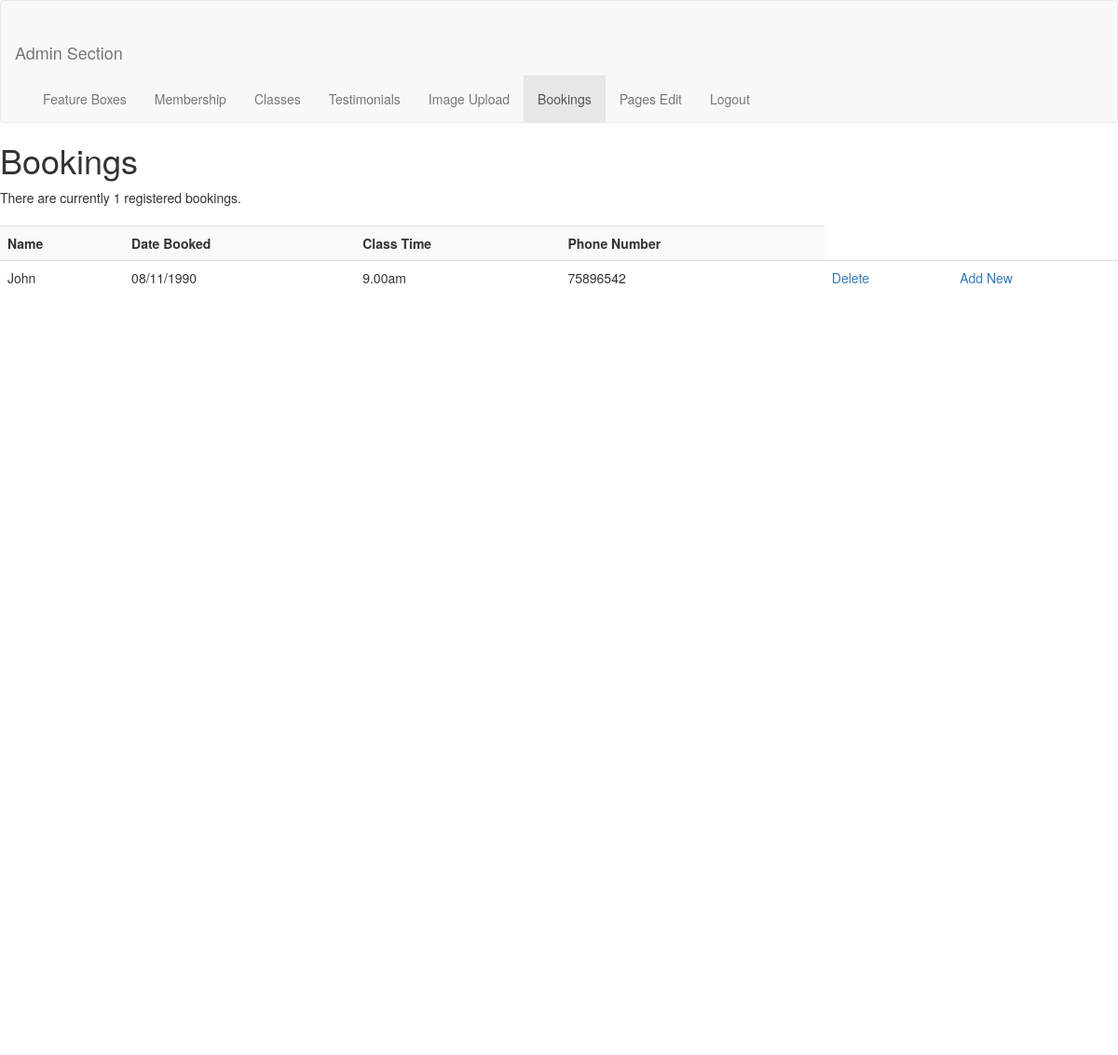
Screenshot of /admin/admin-bookings.php with the database file from the repository.
### tables this page shows
CREATE TABLE `bookings` (
  `booking_id` int(20) NOT NULL,
  `class_id` varchar(20) NOT NULL COMMENT 'FK',
  `name` varchar(30) NOT NULL,
  `telephone` int(20) NOT NULL,
  `date_booked` varchar(20) NOT NULL,
  `class_time` varchar(20) NOT NULL
);

### admin/admin-bookings.php (the view, shortened to what this page needs)
  <!DOCTYPE html>
<html>
  <head>
    <link rel="stylesheet" href="../public/css/bootstrap.css" media="screen"  charset="utf-8">
    <link rel="stylesheet" href="../public/css/style.css" media="screen"  charset="utf-8">
    <link rel="stylesheet" href="../public/css/admin-style.css" media="screen"  charset="utf-8">
  </head>
  <body>
    <nav class="navbar navbar-default">
<div class="container-fluid">
  <div class="navbar-header">
    <a class="navbar-brand" href="#">Admin Section</a>
  </div>
  <div class="collapse navbar-collapse" id="bs-example-navbar-collapse-1">
    <ul class="nav navbar-nav">
      <li><a href="admin-feature-box.php">Feature Boxes</a></li>
      <li><a href="admin-membership.php">Membership</a></li>
      <li><a href="admin-classes.php">Classes</a></li>
      <li><a href="admin-testimonials.php">Testimonials</a></li>
      <li><a href="admin-image-upload.php">Image Upload</a></li>
      <li class="active"><a href="#">Bookings</a></li>
      <li><a href="admin-pages-edit.php">Pages Edit</a></li>
      <li><a href="../public/index.php">Logout</a></li>
    </ul>
  </div>
</nav>
<div class="container page">
      <?php
          echo '<h1>Bookings</h1>';
          require ('mysqli_connect.php');
          $q = "SELECT booking_id, name, date_booked, class_time, telephone FROM bookings";
          $r = @mysqli_query ($dbc, $q);
          $num = mysqli_num_rows($r);
          if ($num > 0) {
            echo "<p>There are currently $num registered bookings.</p>";
            echo '<table class="table table-striped test-table">
            <tr>
              <td align="left"><b>Name</b></td>
              <td align="left"><b>Date Booked</b></td>
              <td align="left"><b>Class Time</b></td>
              <td align="left"><b>Phone Number</b></td>
            </tr>
          ';
            while ($row = mysqli_fetch_array($r)) {
              echo '<tr>
                <td align="left">' . $row['name'] . '</td>
                <td align="left">' . $row['date_booked'] . '</td>
                <td align="left">' . $row['class_time'] . '</td>
                <td align="left">' . $row['telephone'] . '</td>
                <td align="left"><a href="delete/delete-bookings.php?id=' . $row['booking_id'] . '">Delete</a></td>
                <td align="left"><a href="add-new/bookings-addnew.php">Add New</a></td>
              </tr>
              ';
            }
            echo '</table>';
          } else {
            echo '<p class="error">There are currently no bookings.</p>';
            echo '<a href="add-new/bookings-addnew.php">Add</a>';
          }
        ?>
</div>
  </body>
</html>

### public/css/style.css (style rules this page uses)
a.navbar-brand { margin-right: 320px; }
nav.navbar.navbar-default { max-width: 1200px; margin: auto; padding-top: 30px; }
div.container.page { width: 1200px; height: 1000px; margin: auto; }
div.col-md-12.hero-image, div.container { padding: 0; }

### public/css/admin-style.css (style rules this page uses)
.test-table { margin-top: 20px; }
nav.navbar.navbar-default { max-width: 1300px; margin: auto; padding-top: 30px; }

### rows the page displays
bookings: name "John", date_booked "08/11/1990", class_time "9.00am", telephone "75896542"

### other values shown
$num "1"
